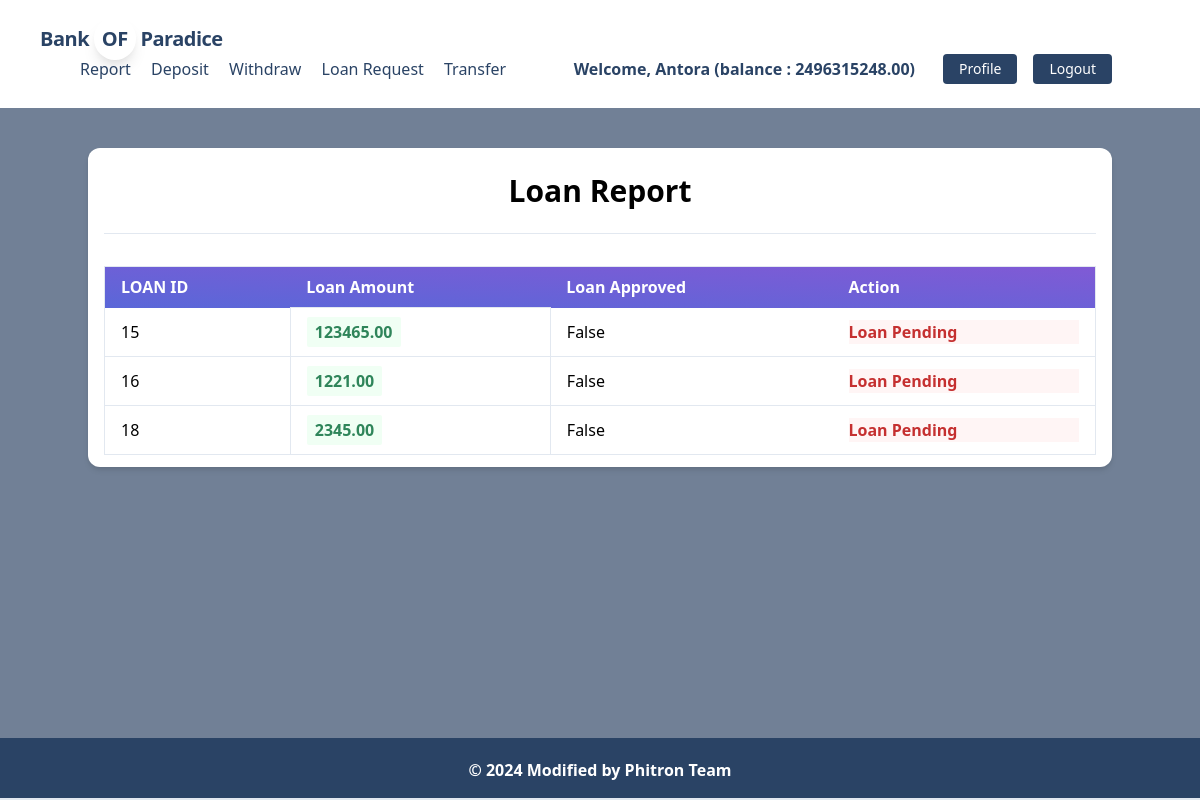
Page /transactions/loans/ (signed in) on the committed database.
### accounts/models.py (models this page shows)
class UserBankAccount(models.Model):
    user = models.OneToOneField(User,related_name ="account",on_delete=models.CASCADE)
    account_type = models.CharField(max_length=10, choices=ACCOUNT_TYPE)
    account_no = models.IntegerField(unique = True)
    birth_date = models.DateField(null = True,blank = True)
    gender = models.CharField(max_length=10,choices=GENDER_TYPE)
    initial_deposit_date = models.DateField(auto_now_add = True)
    balance = models.DecimalField(max_digits=12, decimal_places=2,default=Decimal('0.00'))
    def __str__(self) -> str:
        return str(self.account_no)

### transactions/models.py (models this page shows)
class Transaction(models.Model):
    account = models.ForeignKey(UserBankAccount,on_delete=models.CASCADE, related_name = 'transactions')
    amount = models.DecimalField(max_digits = 12 , decimal_places = 2)
    balance_after_transaction = models.DecimalField(max_digits = 12 ,decimal_places = 2)
    transaction_type = models.IntegerField( choices=TRANSACTION_TYPE, null = True)
    timestamp = models.DateTimeField(auto_now_add = True)
    loan_approve = models.BooleanField(default = False)
    class Meta :
        ordering = ['timestamp']
    def __str__(self) -> str:
        return str(self.account)

### transactions/views.py (the view)
# urls.py: path("loans/", LoanListView.as_view(), name="loan_list"),
class LoanListView(LoginRequiredMixin,ListView):
    model = Transaction
    template_name = 'transactions/loan_request.html'
    context_object_name = 'loans' # loan list ta ei loans context er moddhe thakbe
    def get_queryset(self):
        user_account = self.request.user.account
        queryset = Transaction.objects.filter(account=user_account,transaction_type=3)
        print(queryset)
        return queryset

### transactions/templates/transactions/loan_request.html (shortened to what this page needs)
{% extends 'base.html' %}
{% block content %}
<div class="my-10 py-3 px-4 bg-white rounded-xl shadow-md">
  <h1 class="font-bold text-3xl text-center pb-5 pt-2">Loan Report</h1>
  <hr />
  <table
    class="table-auto mx-auto w-full px-5 rounded-xl mt-8 border dark:border-neutral-500"
  >
    <thead class="bg-purple-900 text-white text-left">
      <tr
        class="bg-gradient-to-tr from-indigo-600 to-purple-600 rounded-md py-2 px-4 text-white font-bold"
      >
        <th class="px-4 py-2">LOAN ID</th>
        <th class="px-4 py-2">Loan Amount</th>
        <th class="px-4 py-2">Loan Approved</th>
        <th class="px-4 py-2">Action</th>
      </tr>
    </thead>
    <tbody>
      {% for loan in loans %}
      <tr class="border-b dark:border-neutral-500">
        <td class="px-4 py-2">
         {{ loan.id }}
        </td>
        <td class="px-4 py-3 text-s border">
          <span
            class="px-2 py-1 font-bold leading-tight rounded-sm text-green-700 bg-green-100"
          >
            {{ loan.amount }}
          </span>
        </td>
        <td class="px-4 py-2">
          {{ loan.loan_approve }}
        </td>
        <td class="px-4 py-2">
          {% if loan.loan_approve %}
          <a class="font-bold bg-red-900 text-white hover:text-blue-900 hover:bg-white border border-blue-900 font-bold px-4 py-2 rounded-lg" href='{% url "pay" loan.id %}'>Pay</a>
          {% else %}
          <p class="font-bold text-red-700 bg-red-100">Loan Pending</p>
          {% endif %}
        </td>
      </tr>
      {% endfor %}
    </tbody>
  </table>
</div>
{% endblock %}

### core/templates/navbar.html (shortened to what this page needs)
<nav class="flex items-center justify-between flex-wrap bg-white p-6 px-10">
    <div class="flex items-center flex-shrink-0 text-white mr-6">
        <span class="font-semibold text-xl tracking-tight text-blue-900"><a href="/">Bank <span class=' rounded-full shadow-lg p-2'>OF</span> Paradice</a></span>
    </div>
    <div class="w-full block flex-grow lg:flex lg:items-center lg:w-auto px-10">
        {% if request.user.is_authenticated %}
            <div class="text-md lg:flex-grow">
                <a href="{% url "transaction_report" %}" class="block mt-4 lg:inline-block lg:mt-0 text-blue-900 hover:text-red-900 hover:font-black mr-4">
                    Report
                </a>
                <a href="{% url "deposit_money" %}" class="block mt-4 lg:inline-block lg:mt-0 text-blue-900 hover:text-red-900 hover:font-black mr-4">
                    Deposit
                </a>
                <a href="{% url "withdraw_money" %}" class="block mt-4 lg:inline-block lg:mt-0 text-blue-900 hover:text-red-900 hover:font-black mr-4">
                    Withdraw
                </a>
                <a href="{% url "loan_request" %}" class="block mt-4 lg:inline-block lg:mt-0 text-blue-900 hover:text-red-900 hover:font-black mr-4">
                    Loan Request
                </a>
                <a href="{% url "transfer_money" %}" class="block mt-4 lg:inline-block lg:mt-0 text-blue-900 hover:text-red-900 hover:font-black mr-4">
                    Transfer
                </a>
            </div>
            <div class="flex w-auto">
                <div class="text-blue-900 my-auto font-black px-5">Welcome, {{ request.user.first_name }} (balance : {{request.user.account.balance}}) </div>
                <a href="{% url "profile" %}" class="mx-2 inline-block font-medium text-sm px-4 py-2 leading-none bg-blue-900 rounded text-white border-white hover:border-transparent hover:text-dark hover:bg-red-700 mt-4 lg:mt-0">Profile</a>
                <a href="{% url "logout" %}" class="mx-2 inline-block font-medium text-sm px-4 py-2 leading-none bg-blue-900 rounded text-white border-white hover:border-transparent hover:text-dark hover:bg-red-700 mt-4 lg:mt-0">Logout</a>
            </div>
        {% endif %}
    </div>
</nav>

### rows in the picture
Transaction: id "15", amount "123465.00", loan_approve "False", shows "Loan Pending"
Transaction: id "16", amount "1221.00", loan_approve "False", shows "Loan Pending"
Transaction: id "18", amount "2345.00", loan_approve "False", shows "Loan Pending"

### other values in the picture
{{ request.user.first_name }} "Antora"
{{ request.user.account.balance }} "2496315248.00"
